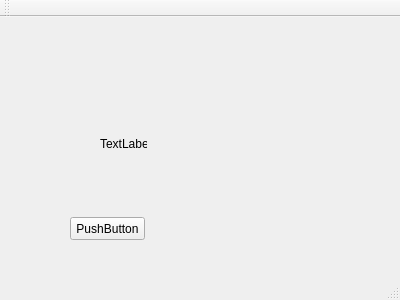
<?xml version="1.0" encoding="UTF-8"?>
<ui version="4.0">
 <class>MainWindow</class>
 <widget class="QMainWindow" name="MainWindow">
  <property name="geometry">
   <rect>
    <x>0</x>
    <y>0</y>
    <width>400</width>
    <height>300</height>
   </rect>
  </property>
  <property name="windowTitle">
   <string>MainWindow</string>
  </property>
  <widget class="QWidget" name="centralWidget">
   <widget class="QPushButton" name="pushButton">
    <property name="geometry">
     <rect>
      <x>70</x>
      <y>200</y>
      <width>75</width>
      <height>23</height>
     </rect>
    </property>
    <property name="text">
     <string>PushButton</string>
    </property>
   </widget>
   <widget class="QLabel" name="label">
    <property name="geometry">
     <rect>
      <x>100</x>
      <y>120</y>
      <width>47</width>
      <height>13</height>
     </rect>
    </property>
    <property name="text">
     <string>TextLabel</string>
    </property>
   </widget>
  </widget>
  <widget class="QMenuBar" name="menuBar">
   <property name="geometry">
    <rect>
     <x>0</x>
     <y>0</y>
     <width>400</width>
     <height>21</height>
    </rect>
   </property>
  </widget>
  <widget class="QToolBar" name="mainToolBar">
   <attribute name="toolBarArea">
    <enum>TopToolBarArea</enum>
   </attribute>
   <attribute name="toolBarBreak">
    <bool>false</bool>
   </attribute>
  </widget>
  <widget class="QStatusBar" name="statusBar"/>
 </widget>
 <layoutdefault spacing="6" margin="11"/>
 <resources/>
 <connections/>
</ui>
